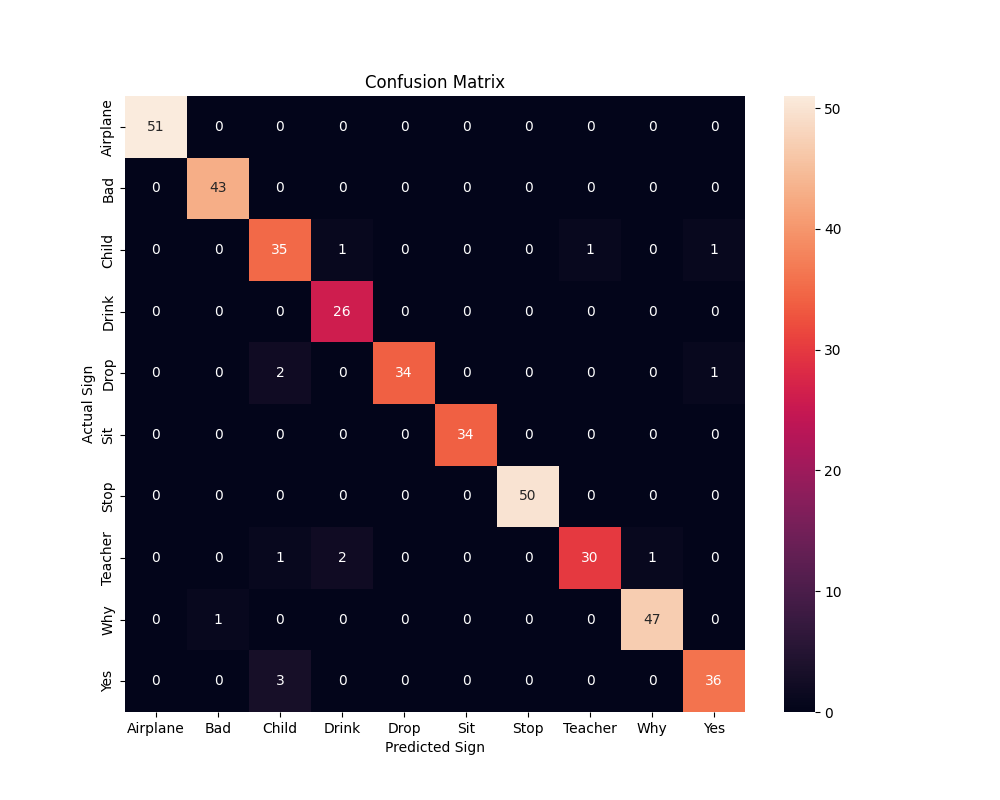

This chart was generated by the following Python code:
import seaborn as sns
import matplotlib.pyplot as plt
from sklearn.metrics import confusion_matrix

cm = confusion_matrix(y_test, y_pred)
plt.figure(figsize=(10, 8))
sns.heatmap(cm, annot=True, fmt='d',
            xticklabels=sorted(set(y)),
            yticklabels=sorted(set(y)))
plt.title('Confusion Matrix')
plt.ylabel('Actual Sign')
plt.xlabel('Predicted Sign')
plt.savefig('/content/drive/MyDrive/confusion_matrix.png')
plt.show()
print("Saved!")
